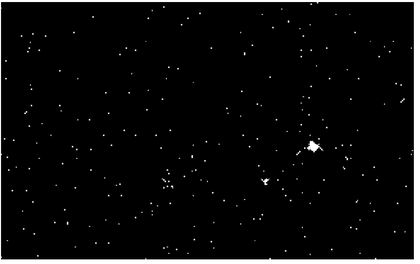
%> input picture Bacteria_in_Gels/Images/10Nov2021-3.png, 420 x 264 px, shrunk from 822 x 516 before the run, given in place of img_channel000_position000_time000000000_z200.tif, which was not available
$ octave TotalFlouro_ImageAnalysis.m   (GNU Octave 9; MATLAB toolbox functions it lacks are replaced by stand-ins)
%> lines starting %> are read from the running program, lines starting %| are printed output that depends on the picture; in (x1, y1, x2, y2) boxes, pixels count from 0 and x2, y2 are one past the last pixel; in counts of white or black regions, pixels touching at a corner belong together; the program's own positions count from 1; pictures that were not available may be replaced by others from this repository, and a replacement may not be noted
% This script will ~hopefully~ read in multiple .tif files output from a
% custom lightsheet flourescence microscope and quantify the total
% flourescence at each time point through the following steps (described by
% Raghu):
% 1. Reading in files, each stack into a 3D array
% 2. Setting a threshold -- "graythresh" , but also verify
% 3. Applying the threshold: "imbinarize" returns a binary image
% 4. Total intensity in the above threshold regions
%=========================================================================%
%=========================================================================%
% Initial Script written by PFH on 9 November 2021
%=========================================================================%
%=========================================================================%
%% 1. Prompt setup for working directory
prompt = {'\fontsize{15} Please enter absolute path to parent directory (There should be a folder in this parent directory named "Fish1"):'};
opts.Interpreter = 'tex';
Title = 'Attention!';
defaultans = {''};
userpath = inputdlg(prompt,Title,[1 75], defaultans, opts);
%> the answer given: 'Bacteria_in_Gels/Images'
%% 2. Initial Setup and prep for the rest of the script
startpath = string(userpath);
cd (startpath); %path to the folder that holds all the .tif stacks
fish='/Fish1';
cd './Fish1'
savename = "intensities";
extension=".mat";
%% 3. Count the number of timepoints that are present in this image acquisition
all_files = dir;
all_dir = all_files([all_files(:).isdir]);
timepoints = numel(all_dir);

%% 4. Set the threshold for this dataset
% I selected timepoint 29 (just under 5 hours of growth) since this is a consistent timepoint in every time series and is before the large biofilm aggregates begin to form.
levelimg=imread(startpath+fish+"/Timepoint29/Pos1/zStack/GFP/Default/img_channel000_position000_time000000000_z200.tif");
%> levelimg is the input picture: size 264x420x3 uint8; min 0, max 255, mean 12.1
levelimg_adj = imadjust(levelimg);
level = graythresh(levelimg_adj);
%> level = 0.471
testimage = imbinarize(levelimg_adj,level);
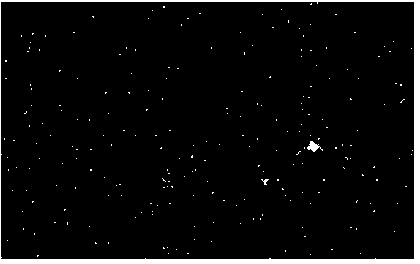
%> testimage: size 264x420x3 logical; 4.7% white; 228 white regions (225 under 20 px), largest, box (x1, y1, x2, y2) and area: (0, 0, 420, 264) 4747, (307, 141, 323, 152) 83, (261, 179, 269, 185) 22
imshow(testimage);
imshowpair(levelimg_adj, testimage, 'montage');
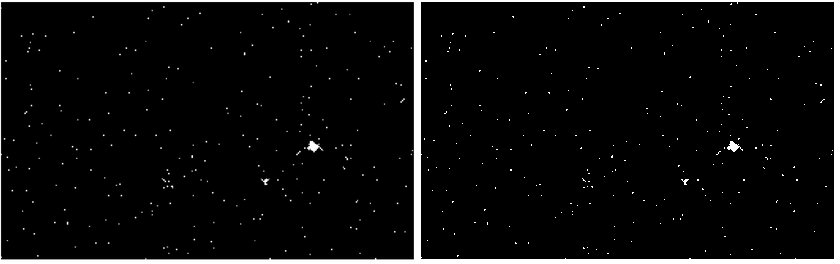
%> displayed picture: size 264x840x3, on the screen's scale of 0 to 255; min 0, max 255, mean 12.1
%% 5. Start looping through the timepoints
for t = 1:timepoints
    disp("This is timepoint #"+t); % track the progress of the script
    time=string(t); % make the timepoint something that we can use in a path
    fileFolder = strcat(startpath,fish,"/Timepoint",time,"/Pos1/zStack/GFP/Default"); % where are all of our .tif files located?
    filePattern = fullfile(fileFolder, '*.tif'); % the pattern of the files that we are interested in
%> (the run ends here)

$ run again, on Bacteria_in_Gels/Images/10Nov2021-4.png
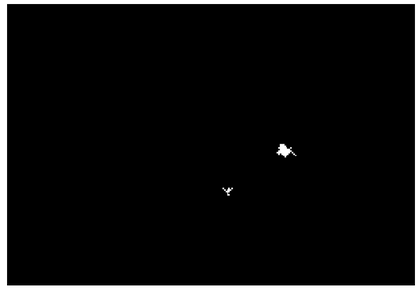
%> input picture Bacteria_in_Gels/Images/10Nov2021-4.png, 420 x 291 px, shrunk from 832 x 576 before the run, given in place of img_channel000_position000_time000000000_z200.tif, which was not available
%> levelimg is the input picture: size 291x420x3 uint8; min 0, max 255, mean 15.9
%> level = 0.484
%> `testimage = imbinarize(levelimg_adj,level);`:
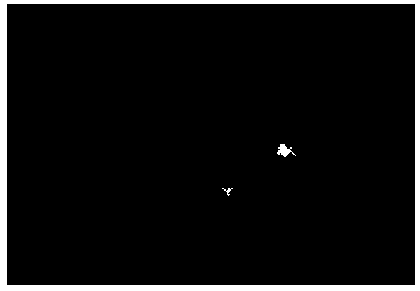
%> testimage: size 291x420x3 logical; 6.3% white; 3 white regions, box (x1, y1, x2, y2) and area: (0, 0, 420, 291) 7572, (277, 144, 296, 157) 120, (222, 188, 233, 196) 28
%> `imshowpair(levelimg_adj, testimage, 'montage');`:
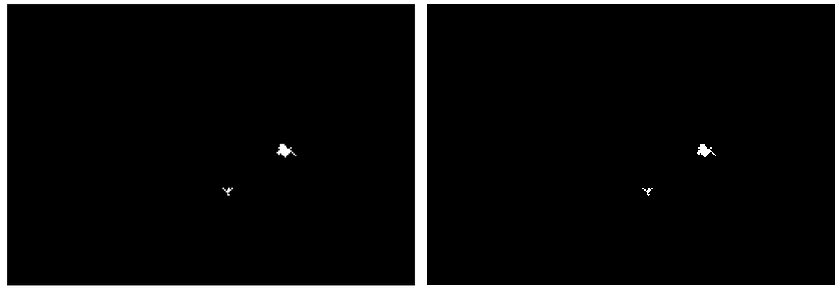
%> displayed picture: size 291x840x3, on the screen's scale of 0 to 255; min 0, max 255, mean 16
